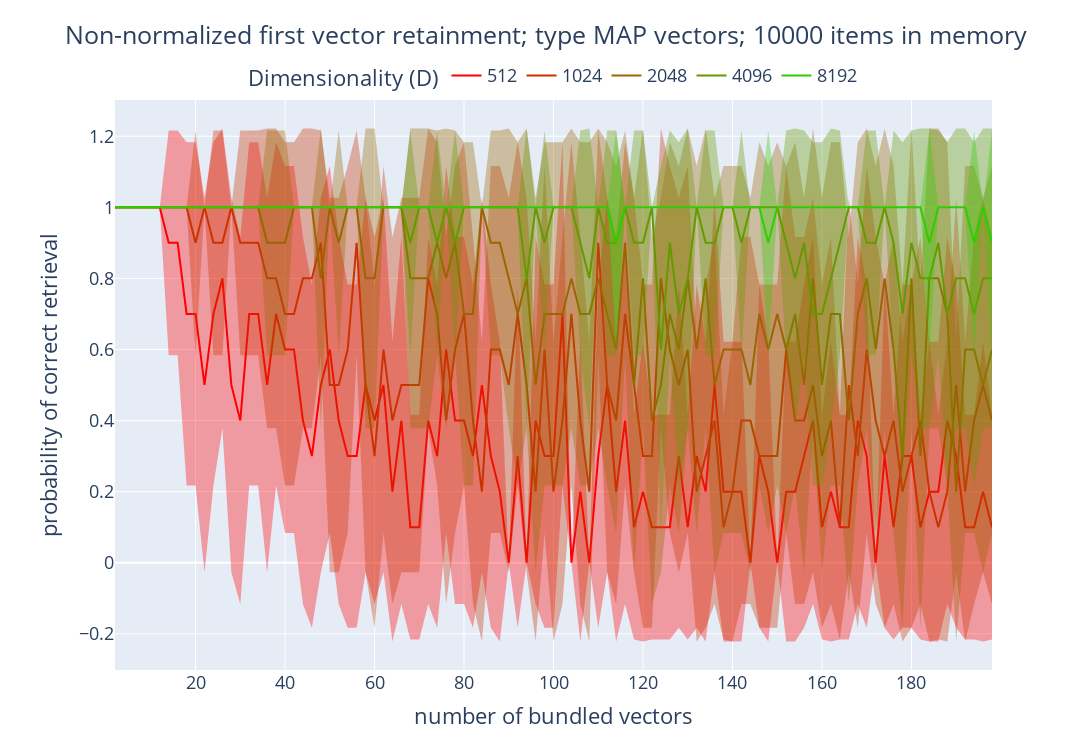

The notebook cell this image was saved under:
### Code cell
fig = go.Figure()

for d_idx in range(len(DIMENSIONS)):
    fig.add_trace(go.Scatter(x=BUNDLE_SIZES, y=first_vec_retainment_mean[d_idx, :],
                             name=f'{DIMENSIONS[d_idx]}',
                             line=dict(color=f'rgb({255 - 255 * d_idx // len(DIMENSIONS)}, {255 * d_idx // len(DIMENSIONS)}, 1)')))
    fig.add_trace(go.Scatter(x=BUNDLE_SIZES + BUNDLE_SIZES[::-1], y=np.concatenate([first_vec_retainment_mean[d_idx, :] + first_vec_retainment_std[d_idx, :],
                        (first_vec_retainment_mean[d_idx, :] - first_vec_retainment_std[d_idx, :]).flip(0)]),
                        fill='toself',
                        line=dict(width=0),
                        fillcolor=f'rgba({255 - 255 * d_idx // len(DIMENSIONS)}, {255 * d_idx // len(DIMENSIONS)}, 1, 0.35)',
                        showlegend=False
    ))

fig.update_layout(title=dict(
            text=f'Non-normalized first vector retainment; type {vsa_type} vectors; {item_memory_size} items in memory',
            x=0.5,
            y=.965,
          ),
          legend=dict(
            orientation="h",
            yanchor="top",
            y=1.075,
            xanchor="center",
            x=0.5,
            title='Dimensionality (D)'
          ),
          xaxis_title='number of bundled vectors',
          yaxis_title='probability of correct retrieval',
          width=1250,
          height=750,
          font=dict(
            size=18,
          ),
          margin=dict(l=115, r=100, t=100, b=80),
)

fig.show()

### Figure 1 — Plotly figure (JSON) as saved in the notebook; plotly's stock layout.template omitted (floating-point values rounded to 4 significant figures; data arrays with more than 128 entries replaced by an {"elided": "..."} marker saying what was removed)
{"data": [{"line": {"color": "rgb(255, 0, 1)"}, "name": "512", "type": "scatter", "x": [2, 4, 6, 8, 10, 12, 14, 16, 18, 20, 22, 24, 26, 28, 30, 32, 34, 36, 38, 40, 42, 44, 46, 48, 50, 52, 54, 56, 58, 60, 62, 64, 66, 68, 70, 72, 74, 76, 78, 80, 82, 84, 86, 88, 90, 92, 94, 96, 98, 100, 102, 104, 106, 108, 110, 112, 114, 116, 118, 120, 122, 124, 126, 128, 130, 132, 134, 136, 138, 140, 142, 144, 146, 148, 150, 152, 154, 156, 158, 160, 162, 164, 166, 168, 170, 172, 174, 176, 178, 180, 182, 184, 186, 188, 190, 192, 194, 196, 198], "y": [1, 1, 1, 1, 1, 1, 0.9, 0.9, 0.7, 0.7, 0.5, 0.7, 0.8, 0.5, 0.4, 0.7, 0.7, 0.5, 0.7, 0.6, 0.6, 0.4, 0.3, 0.5, 0.6, 0.4, 0.3, 0.3, 0.5, 0.4, 0.5, 0.2, 0.4, 0.1, 0.1, 0.4, 0.3, 0.6, 0.4, 0.4, 0.3, 0.5, 0.3, 0.2, 0, 0.3, 0, 0.4, 0.3, 0.3, 0.7, 0, 0.2, 0, 0.3, 0.5, 0.2, 0.4, 0.1, 0.2, 0.1, 0.1, 0.1, 0.3, 0.1, 0.3, 0.2, 0.5, 0.2, 0.2, 0.2, 0, 0.3, 0.2, 0, 0.2, 0.2, 0.3, 0.4, 0.1, 0.2, 0.1, 0.1, 0.4, 0.3, 0, 0.3, 0.1, 0.3, 0.3, 0.1, 0.2, 0.2, 0.4, 0.3, 0.1, 0.1, 0.2, 0.1]}, {"fill": "toself", "fillcolor": "rgba(255, 0, 1, 0.35)", "line": {"width": 0}, "showlegend": false, "type": "scatter", "x": {"elided": "198 int values"}, "y": {"elided": "198 float values"}}, {"line": {"color": "rgb(204, 51, 1)"}, "name": "1024", "type": "scatter", "x": [2, 4, 6, 8, 10, 12, 14, 16, 18, 20, 22, 24, 26, 28, 30, 32, 34, 36, 38, 40, 42, 44, 46, 48, 50, 52, 54, 56, 58, 60, 62, 64, 66, 68, 70, 72, 74, 76, 78, 80, 82, 84, 86, 88, 90, 92, 94, 96, 98, 100, 102, 104, 106, 108, 110, 112, 114, 116, 118, 120, 122, 124, 126, 128, 130, 132, 134, 136, 138, 140, 142, 144, 146, 148, 150, 152, 154, 156, 158, 160, 162, 164, 166, 168, 170, 172, 174, 176, 178, 180, 182, 184, 186, 188, 190, 192, 194, 196, 198], "y": [1, 1, 1, 1, 1, 1, 1, 1, 1, 0.9, 1, 0.9, 0.9, 1, 0.9, 0.9, 0.9, 0.8, 0.8, 0.7, 0.7, 0.8, 0.8, 0.9, 0.5, 0.5, 0.6, 0.9, 0.5, 0.3, 0.6, 0.4, 0.5, 0.5, 0.5, 0.8, 0.7, 0.4, 0.6, 0.7, 0.4, 0.2, 0.6, 0.6, 0.5, 0.7, 0.5, 0.2, 0.6, 0.2, 0.4, 0.7, 0.4, 0.2, 0.9, 0.5, 0.4, 0.7, 0.5, 0.3, 0.3, 0.8, 0.6, 0.5, 0.6, 0.2, 0.3, 0.4, 0.1, 0.2, 0.4, 0.4, 0.3, 0.3, 0.3, 0.6, 0.4, 0.4, 0.5, 0.3, 0.4, 0.1, 0.5, 0.3, 0.6, 0.4, 0.3, 0.4, 0.2, 0.3, 0.4, 0.2, 0.1, 0.2, 0.5, 0.2, 0.4, 0.5, 0.4]}, {"fill": "toself", "fillcolor": "rgba(204, 51, 1, 0.35)", "line": {"width": 0}, "showlegend": false, "type": "scatter", "x": {"elided": "198 int values"}, "y": {"elided": "198 float values"}}, {"line": {"color": "rgb(153, 102, 1)"}, "name": "2048", "type": "scatter", "x": [2, 4, 6, 8, 10, 12, 14, 16, 18, 20, 22, 24, 26, 28, 30, 32, 34, 36, 38, 40, 42, 44, 46, 48, 50, 52, 54, 56, 58, 60, 62, 64, 66, 68, 70, 72, 74, 76, 78, 80, 82, 84, 86, 88, 90, 92, 94, 96, 98, 100, 102, 104, 106, 108, 110, 112, 114, 116, 118, 120, 122, 124, 126, 128, 130, 132, 134, 136, 138, 140, 142, 144, 146, 148, 150, 152, 154, 156, 158, 160, 162, 164, 166, 168, 170, 172, 174, 176, 178, 180, 182, 184, 186, 188, 190, 192, 194, 196, 198], "y": [1, 1, 1, 1, 1, 1, 1, 1, 1, 1, 1, 1, 1, 1, 1, 1, 1, 0.9, 0.9, 0.9, 1, 1, 1, 0.8, 1, 0.9, 1, 1, 0.8, 0.8, 1, 1, 1, 0.8, 0.8, 0.8, 0.9, 0.8, 0.9, 0.7, 0.7, 1, 0.9, 0.9, 0.8, 0.7, 0.8, 0.5, 0.7, 0.7, 0.7, 0.8, 0.7, 0.7, 0.8, 0.7, 0.6, 0.9, 0.5, 0.8, 0.4, 0.5, 0.7, 0.6, 0.8, 0.6, 0.8, 0.5, 0.6, 0.6, 0.6, 0.5, 0.7, 0.6, 0.7, 0.6, 0.7, 0.5, 0.8, 0.5, 0.7, 0.7, 0.4, 0.7, 0.8, 0.6, 0.8, 0.6, 0.3, 0.8, 0.3, 0.8, 0.8, 0.7, 0.2, 0.6, 0.6, 0.5, 0.6]}, {"fill": "toself", "fillcolor": "rgba(153, 102, 1, 0.35)", "line": {"width": 0}, "showlegend": false, "type": "scatter", "x": {"elided": "198 int values"}, "y": {"elided": "198 float values"}}, {"line": {"color": "rgb(102, 153, 1)"}, "name": "4096", "type": "scatter", "x": [2, 4, 6, 8, 10, 12, 14, 16, 18, 20, 22, 24, 26, 28, 30, 32, 34, 36, 38, 40, 42, 44, 46, 48, 50, 52, 54, 56, 58, 60, 62, 64, 66, 68, 70, 72, 74, 76, 78, 80, 82, 84, 86, 88, 90, 92, 94, 96, 98, 100, 102, 104, 106, 108, 110, 112, 114, 116, 118, 120, 122, 124, 126, 128, 130, 132, 134, 136, 138, 140, 142, 144, 146, 148, 150, 152, 154, 156, 158, 160, 162, 164, 166, 168, 170, 172, 174, 176, 178, 180, 182, 184, 186, 188, 190, 192, 194, 196, 198], "y": [1, 1, 1, 1, 1, 1, 1, 1, 1, 1, 1, 1, 1, 1, 1, 1, 1, 1, 1, 1, 1, 1, 1, 1, 1, 1, 1, 1, 1, 1, 1, 1, 1, 0.9, 1, 1, 0.9, 1, 0.9, 1, 1, 1, 1, 1, 1, 1, 0.8, 1, 0.9, 1, 1, 1, 0.9, 0.8, 1, 0.9, 0.9, 1, 0.9, 0.9, 1, 0.6, 0.9, 0.7, 0.8, 1, 0.9, 0.9, 1, 1, 0.9, 1, 1, 1, 1, 0.9, 0.8, 0.9, 0.7, 0.7, 0.8, 0.9, 1, 1, 0.9, 0.9, 1, 0.9, 0.7, 0.9, 0.8, 0.8, 0.9, 0.7, 0.8, 0.8, 0.7, 0.8, 0.8]}, {"fill": "toself", "fillcolor": "rgba(102, 153, 1, 0.35)", "line": {"width": 0}, "showlegend": false, "type": "scatter", "x": {"elided": "198 int values"}, "y": {"elided": "198 float values"}}, {"line": {"color": "rgb(51, 204, 1)"}, "name": "8192", "type": "scatter", "x": [2, 4, 6, 8, 10, 12, 14, 16, 18, 20, 22, 24, 26, 28, 30, 32, 34, 36, 38, 40, 42, 44, 46, 48, 50, 52, 54, 56, 58, 60, 62, 64, 66, 68, 70, 72, 74, 76, 78, 80, 82, 84, 86, 88, 90, 92, 94, 96, 98, 100, 102, 104, 106, 108, 110, 112, 114, 116, 118, 120, 122, 124, 126, 128, 130, 132, 134, 136, 138, 140, 142, 144, 146, 148, 150, 152, 154, 156, 158, 160, 162, 164, 166, 168, 170, 172, 174, 176, 178, 180, 182, 184, 186, 188, 190, 192, 194, 196, 198], "y": [1, 1, 1, 1, 1, 1, 1, 1, 1, 1, 1, 1, 1, 1, 1, 1, 1, 1, 1, 1, 1, 1, 1, 1, 1, 1, 1, 1, 1, 1, 1, 1, 1, 1, 1, 1, 1, 1, 1, 1, 1, 1, 1, 1, 1, 1, 1, 1, 1, 1, 1, 1, 1, 1, 1, 1, 0.9, 1, 1, 1, 1, 1, 1, 1, 1, 1, 1, 1, 1, 1, 1, 1, 1, 0.9, 1, 1, 1, 1, 1, 1, 1, 1, 1, 1, 1, 1, 1, 1, 1, 1, 1, 0.9, 1, 1, 1, 1, 0.9, 1, 0.9]}, {"fill": "toself", "fillcolor": "rgba(51, 204, 1, 0.35)", "line": {"width": 0}, "showlegend": false, "type": "scatter", "x": {"elided": "198 int values"}, "y": {"elided": "198 float values"}}], "layout": {"font": {"size": 18}, "height": 750, "legend": {"orientation": "h", "title": {"text": "Dimensionality (D)"}, "x": 0.5, "xanchor": "center", "y": 1.075, "yanchor": "top"}, "margin": {"b": 80, "l": 115, "r": 100, "t": 100}, "title": {"text": "Non-normalized first vector retainment; type MAP vectors; 10000 items in memory", "x": 0.5, "y": 0.965}, "width": 1250, "xaxis": {"title": {"text": "number of bundled vectors"}}, "yaxis": {"title": {"text": "probability of correct retrieval"}}}}
